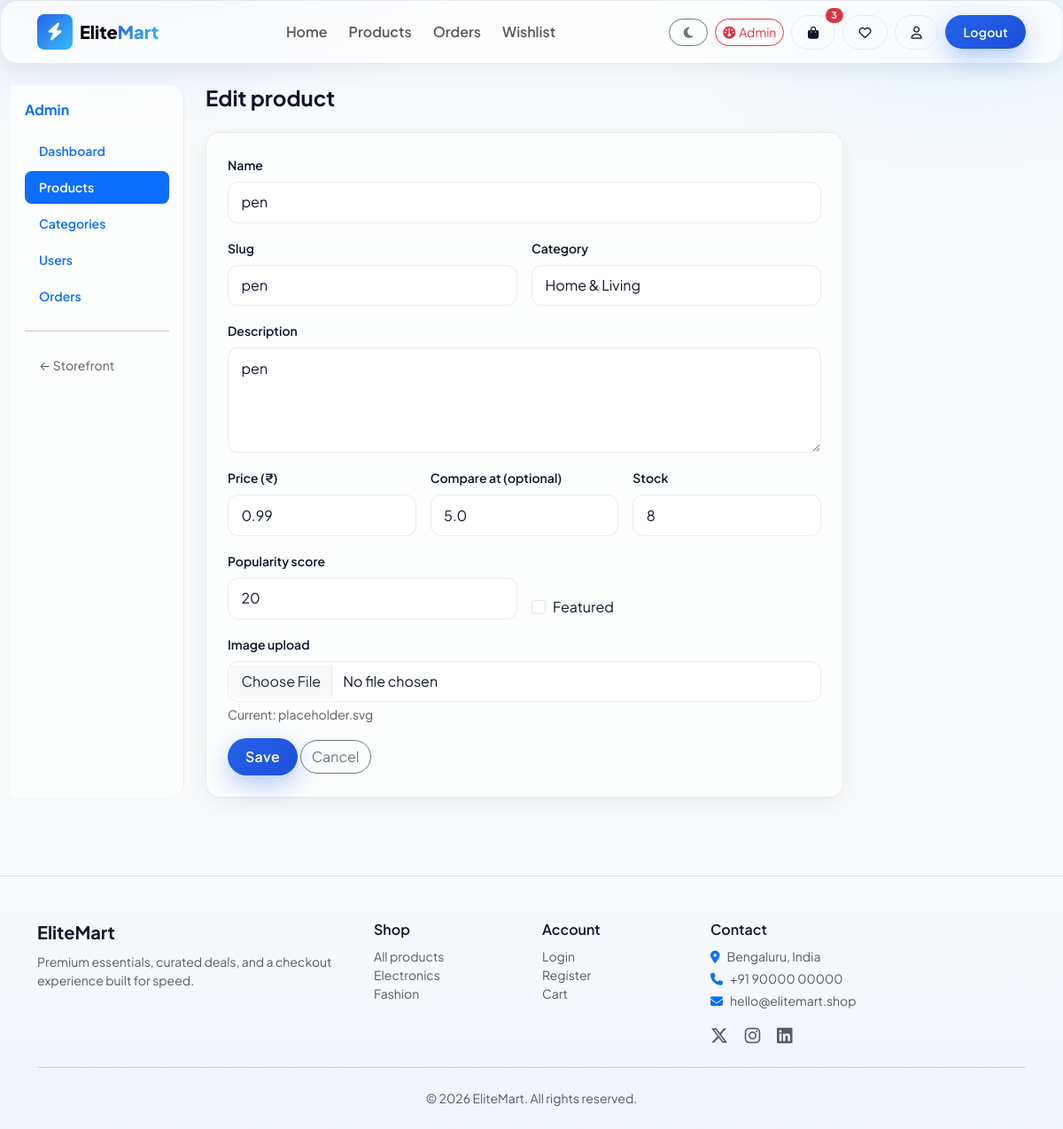
The page /admin/products/57/edit (signed in) on the database its author committed.
### tables this page shows
CREATE TABLE products (
            id INTEGER PRIMARY KEY AUTOINCREMENT,
            name TEXT NOT NULL,
            slug TEXT NOT NULL UNIQUE,
            description TEXT,
            price REAL NOT NULL,
            compare_at_price REAL,
            category_id INTEGER NOT NULL REFERENCES categories(id),
            image TEXT,
            stock INTEGER DEFAULT 0,
            is_featured INTEGER DEFAULT 0,
            popularity INTEGER DEFAULT 0,
            created_at TEXT DEFAULT (datetime('now'))
        );

### app.py (the view, shortened to what this page needs)
@app.route("/admin/products/new", methods=["GET", "POST"])
@app.route("/admin/products/<int:pid>/edit", methods=["GET", "POST"])
@admin_required
def admin_product_form(pid=None):
    cats = query_all("SELECT * FROM categories ORDER BY name")
    row = None
    if pid:
        row = query_one("SELECT * FROM products WHERE id = ?", (pid,))
        if not row:
            flash("Product not found.", "danger")
            return redirect(url_for("admin_products"))
    return render_template("admin/product_form.html", product=row, categories=cats)

### app.py (called while the page is built)
def get_db():
    if "db" not in g:
        g.db = sqlite3.connect(DATABASE)
        g.db.row_factory = sqlite3.Row
    return g.db

def query_one(sql, args=()):
    return get_db().execute(sql, args).fetchone()

def query_all(sql, args=()):
    return get_db().execute(sql, args).fetchall()

def current_user_id():
    return session.get("user_id")

def admin_required(f):
    @wraps(f)
    def wrapped(*args, **kwargs):
        uid = current_user_id()
        if not uid:
            flash("Admin sign in required.", "warning")
            return redirect(url_for("admin_login"))
        row = query_one("SELECT is_admin FROM users WHERE id = ?", (uid,))
        if not row or not row["is_admin"]:
            flash("Access denied.", "danger")
            return redirect(url_for("index"))
        return f(*args, **kwargs)
    return wrapped

### templates/admin/product_form.html
{% extends "admin/layout.html" %}
{% block admin_content %}
<h1 class="h4 fw-bold mb-4">{% if product %}Edit{% else %}New{% endif %} product</h1>
<div class="glass p-4 rounded-4" style="max-width:720px;">
  <form method="post" enctype="multipart/form-data" class="row g-3">
    <div class="col-12">
      <label class="form-label small fw-semibold">Name</label>
      <input type="text" name="name" class="form-control" required value="{{ product.name if product else '' }}">
    </div>
    <div class="col-md-6">
      <label class="form-label small fw-semibold">Slug</label>
      <input type="text" name="slug" class="form-control" required value="{{ product.slug if product else '' }}">
    </div>
    <div class="col-md-6">
      <label class="form-label small fw-semibold">Category</label>
      <select name="category_id" class="form-select" required>
        {% for c in categories %}
        <option value="{{ c.id }}" {{ 'selected' if product and product.category_id == c.id }}>{{ c.name }}</option>
        {% endfor %}
      </select>
    </div>
    <div class="col-12">
      <label class="form-label small fw-semibold">Description</label>
      <textarea name="description" class="form-control" rows="4">{{ product.description if product else '' }}</textarea>
    </div>
    <div class="col-md-4">
      <label class="form-label small fw-semibold">Price (₹)</label>
      <input type="number" step="0.01" name="price" class="form-control" required value="{{ product.price if product else '' }}">
    </div>
    <div class="col-md-4">
      <label class="form-label small fw-semibold">Compare at (optional)</label>
      <input type="number" step="0.01" name="compare_at_price" class="form-control" value="{{ product.compare_at_price if product and product.compare_at_price else '' }}">
    </div>
    <div class="col-md-4">
      <label class="form-label small fw-semibold">Stock</label>
      <input type="number" name="stock" class="form-control" value="{{ product.stock if product else 0 }}">
    </div>
    <div class="col-md-6">
      <label class="form-label small fw-semibold">Popularity score</label>
      <input type="number" name="popularity" class="form-control" value="{{ product.popularity if product else 0 }}">
    </div>
    <div class="col-md-6 d-flex align-items-end">
      <div class="form-check">
        <input class="form-check-input" type="checkbox" name="is_featured" id="feat" value="1" {{ 'checked' if product and product.is_featured }}>
        <label class="form-check-label" for="feat">Featured</label>
      </div>
    </div>
    <div class="col-12">
      <label class="form-label small fw-semibold">Image upload</label>
      <input type="file" name="image" class="form-control" accept="image/*">
      {% if product and product.image %}
      <div class="small text-muted mt-1">Current: {{ product.image }}</div>
      {% endif %}
    </div>
    <div class="col-12">
      <button type="submit" class="btn btn-brand">Save</button>
      <a href="{{ url_for('admin_products') }}" class="btn btn-outline-secondary rounded-pill">Cancel</a>
    </div>
  </form>
</div>
{% endblock %}

### static/css/main.css (style rules this page uses)
:root { --brand: #2563eb; --brand-2: #1d4ed8; --accent: #38bdf8; --bg: #f8fafc; --surface: rgba(255, 255, 255, 0.72); --text: #0f172a; --muted: #64748b; --border: rgba(15, 23, 42, 0.08); --shadow: 0 18px 50px rgba(15, 23, 42, 0.08); --shadow-sm: 0 8px 24px rgba(15, 23, 42, 0.06); --radius: 1rem; --radius-lg: 1.25rem; --nav-h: 72px; }
*, *::before, *::after { box-sizing: border-box; }
html { scroll-behavior: smooth; }
body { font-family: "Plus Jakarta Sans", system-ui, -apple-system, sans-serif; background: var(--bg); color: var(--text); min-height: 100vh; transition: background 0.35s ease, color 0.35s ease; }
body::before { content: ""; position: fixed; inset: 0; z-index: -2; background: radial-gradient(900px 500px at 10% -10%, rgba(37, 99, 235, 0.18), transparent 55%), radial-gradient(700px 400px at 90% 0%, rgba(56, 189, 248, 0.12), transparent 50%), var(--bg); pointer-events: none; }
a { color: inherit; text-decoration: none; }
.glass { background: var(--surface); backdrop-filter: blur(14px); -webkit-backdrop-filter: blur(14px); border: 1px solid var(--border); box-shadow: var(--shadow-sm); border-radius: var(--radius-lg); }
.btn-brand { background: linear-gradient(135deg, var(--brand), var(--brand-2)); border: none; color: #fff !important; padding: 0.55rem 1.25rem; border-radius: 999px; font-weight: 600; letter-spacing: 0.02em; transition: transform 0.2s ease, box-shadow 0.25s ease, filter 0.2s ease; box-shadow: 0 10px 28px rgba(37, 99, 235, 0.35); }
.form-control, .form-select { border-radius: 0.75rem; padding: 0.65rem 0.9rem; border: 1px solid var(--border); background: var(--surface); color: var(--text); }

### rows shown on the page
products: name "pen", slug "pen", description "pen", price "0.99", compare_at_price "5.0", stock "8", popularity "20", image "placeholder.svg"

### other values the page prints
{{ cart_count }} "3"
form field category_id "Home & Living"
